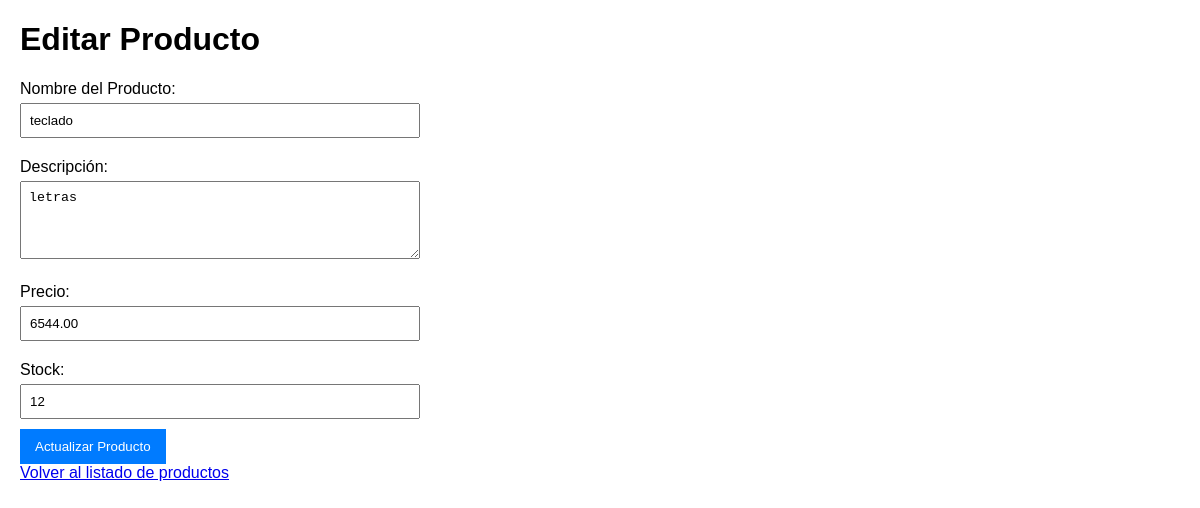
The page /editar/4/ on the database its author committed.
### app_producto/models.py (models this page shows, shortened)
class Producto(models.Model):
    nombre = models.CharField(max_length=100)
    descripcion = models.TextField(blank=True, null=True)
    precio = models.DecimalField(max_digits=10, decimal_places=2)
    stock = models.IntegerField(default=0)
    fecha_creacion = models.DateTimeField(auto_now_add=True)
    fecha_actualizacion = models.DateTimeField(auto_now=True)
    class Meta:
        ordering = ['nombre'] # Ordena los productos por nombre por defecto

### app_producto/views.py (the view, shortened to what this page needs)
# urls.py: path('editar/<int:id>/', views.editar_producto, name='editar_producto'),
def editar_producto(request, id):
    producto = get_object_or_404(Producto, id=id)
    return render(request, 'editar_producto.html', {'producto': producto})

### app_producto/templates/editar_producto.html (shortened to what this page needs)
<!DOCTYPE html>
<html lang="es">
<head>
</head>
<body>
    <h1>Editar Producto</h1>
    <form method="post">
        <label for="nombre">Nombre del Producto:</label>
        <input type="text" id="nombre" name="nombre" value="{{ producto.nombre }}" required>
        <label for="descripcion">Descripción:</label>
        <textarea id="descripcion" name="descripcion" rows="4" required>{{ producto.descripcion }}</textarea>
        <label for="precio">Precio:</label>
        <input type="number" id="precio" name="precio" value="{{ producto.precio }}" step="0.01" min="0" required>
        <label for="stock">Stock:</label>
        <input type="number" id="stock" name="stock" value="{{ producto.stock }}" min="0" required>
        <button type="submit">Actualizar Producto</button>
    </form>
    <a href="/">Volver al listado de productos</a>
</body>
</html>

### app_producto/templates/editar_producto.html (style rules this page uses)
body { font-family: Arial, sans-serif; margin: 20px; }
form { max-width: 400px; }
label { display: block; margin: 10px 0 5px; }
input[type="text"], input[type="number"], textarea { width: 100%; padding: 8px; margin-bottom: 10px; box-sizing: border-box; }
button { background-color: #007BFF; color: white; padding: 10px 15px; border: none; cursor: pointer; }

### rows shown on the page
Producto: nombre "teclado", descripcion "letras", precio "6544.00", stock "12"
